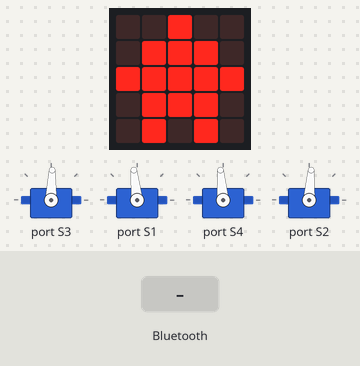
Bench run of a program on a simulated BBC micro:bit (MakeCode). Parts: the board's 5×5 LED display, 4 × servo. The test bench sets the inputs (shaded band).

Above: at 1.8 s.
1.9 s: a phone connects over Bluetooth
At 2.9 s:
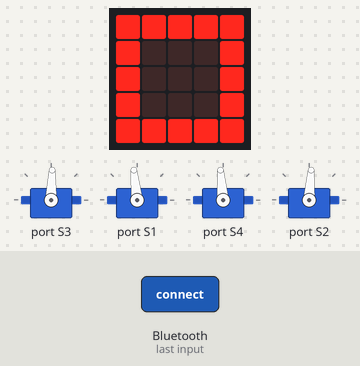
3.4 s: a phone disconnects over Bluetooth
At 4.0 s:
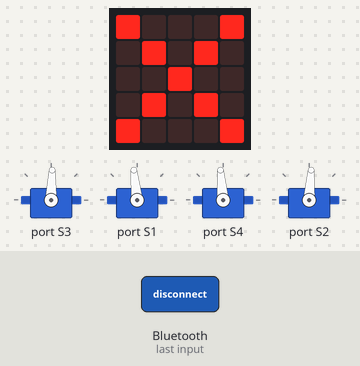
Timing chart, 0 to 6.4 s (numbered marks = the images above; inputs shaded):
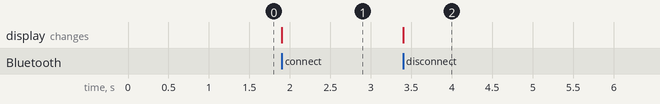

Measured:
- after the input at 1.9 s, the display: changes at once (image 1)
- after the input at 3.4 s, the display: changes at once (image 2)

The program:

main.ts
```typescript
function get_angle (update_text: string, data: number) {
    temp_1 = update_text.charAt(0)
    temp_2 = parseFloat(update_text.substr(1, update_text.length - 1))
    temp_3 = data
    if (temp_1 == "+") {
        temp_3 += temp_2
    } else if (temp_1 == "-") {
        temp_3 += 0 - temp_2
    } else {
        temp_3 = parseFloat(update_text)
    }
    return temp_3
}
function set_leg (right_angle_text: string, left_angle_text: string) {
    leg_right_angle = get_angle(right_angle_text, leg_right_angle)
    kitronik_i2c_16_servo.servoWrite(kitronik_i2c_16_servo.Servos.Servo3, leg_right_angle + (leg_right_angle_init - 90))
    leg_left_angle = get_angle(left_angle_text, leg_left_angle)
    kitronik_i2c_16_servo.servoWrite(kitronik_i2c_16_servo.Servos.Servo1, leg_left_angle + (leg_left_angle_init - 90))
}
bluetooth.onBluetoothConnected(function () {
    basic.showIcon(IconNames.Square)
})
bluetooth.onBluetoothDisconnected(function () {
    basic.showIcon(IconNames.No)
})
function play () {
    play_pointer = 0
    play_timer = control.millis()
    while (play_pointer < list.length) {
        while (play_timer > control.millis()) {

        }
        play_cmd = list[play_pointer].split(",")
        if (play_cmd.length == 4) {
            play_timer += parseFloat(play_cmd[3])
            if (play_cmd[0] == "l") {
                set_leg(play_cmd[1], play_cmd[2])
            } else if (play_cmd[0] == "f") {
                set_foot(play_cmd[1], play_cmd[2])
            }
        }
        play_pointer += 1
    }
}
bluetooth.onUartDataReceived(serial.delimiters(Delimiters.NewLine), function () {
    line = bluetooth.uartReadUntil(serial.delimiters(Delimiters.NewLine))
    if (line == "init") {
        set_leg("90", "90")
        set_foot("90", "90")
        bluetooth.uartWriteLine("initialized")
    } else if (line == "clear") {
        list = []
        bluetooth.uartWriteLine("list cleared !")
    } else if (line == "play") {
        bluetooth.uartWriteLine("play start:" + convertToText(control.millis()))
        play()
        bluetooth.uartWriteLine("play end:" + convertToText(control.millis()))
    } else if (line == "len") {
        bluetooth.uartWriteLine("len:" + convertToText(list.length))
    } else {
        cmd = line.split(",")
        if (cmd.length == 3) {
            if (cmd[0] == "l") {
                set_leg(cmd[1], cmd[2])
                bluetooth.uartWriteLine("" + convertToText(leg_right_angle) + "," + convertToText(leg_left_angle))
            } else if (cmd[0] == "f") {
                set_foot(cmd[1], cmd[2])
                bluetooth.uartWriteLine("" + convertToText(foot_right_angle) + "," + convertToText(foot_left_angle))
            }
        } else if (cmd.length == 5) {
            if (cmd[0] == "s") {
                list.push("" + cmd[1] + "," + cmd[2] + "," + cmd[3] + "," + cmd[4])
            }
        }
    }
})
function set_foot (right_angle_text: string, left_angle_text: string) {
    foot_right_angle = get_angle(right_angle_text, foot_right_angle)
    kitronik_i2c_16_servo.servoWrite(kitronik_i2c_16_servo.Servos.Servo4, foot_right_angle + (foot_right_angle_init - 90))
    foot_left_angle = get_angle(left_angle_text, foot_left_angle)
    kitronik_i2c_16_servo.servoWrite(kitronik_i2c_16_servo.Servos.Servo2, foot_left_angle + (foot_left_angle_init - 90))
}
let foot_left_angle = 0
let foot_right_angle = 0
let cmd: string[] = []
let line = ""
let play_cmd: string[] = []
let play_timer = 0
let play_pointer = 0
let leg_left_angle = 0
let leg_right_angle = 0
let temp_3 = 0
let temp_2 = 0
let temp_1 = ""
let list: string[] = []
let foot_right_angle_init = 0
let leg_right_angle_init = 0
let foot_left_angle_init = 0
let leg_left_angle_init = 0
basic.showIcon(IconNames.House)
bluetooth.startUartService()
leg_left_angle_init = 96
foot_left_angle_init = 86
leg_right_angle_init = 88
foot_right_angle_init = 95
set_leg("90", "90")
set_foot("90", "90")
list = []
```

test.ts
```typescript
// テストはここに来ます。このパッケージが拡張機能として使用されるときにはコンパイルされません。
```
